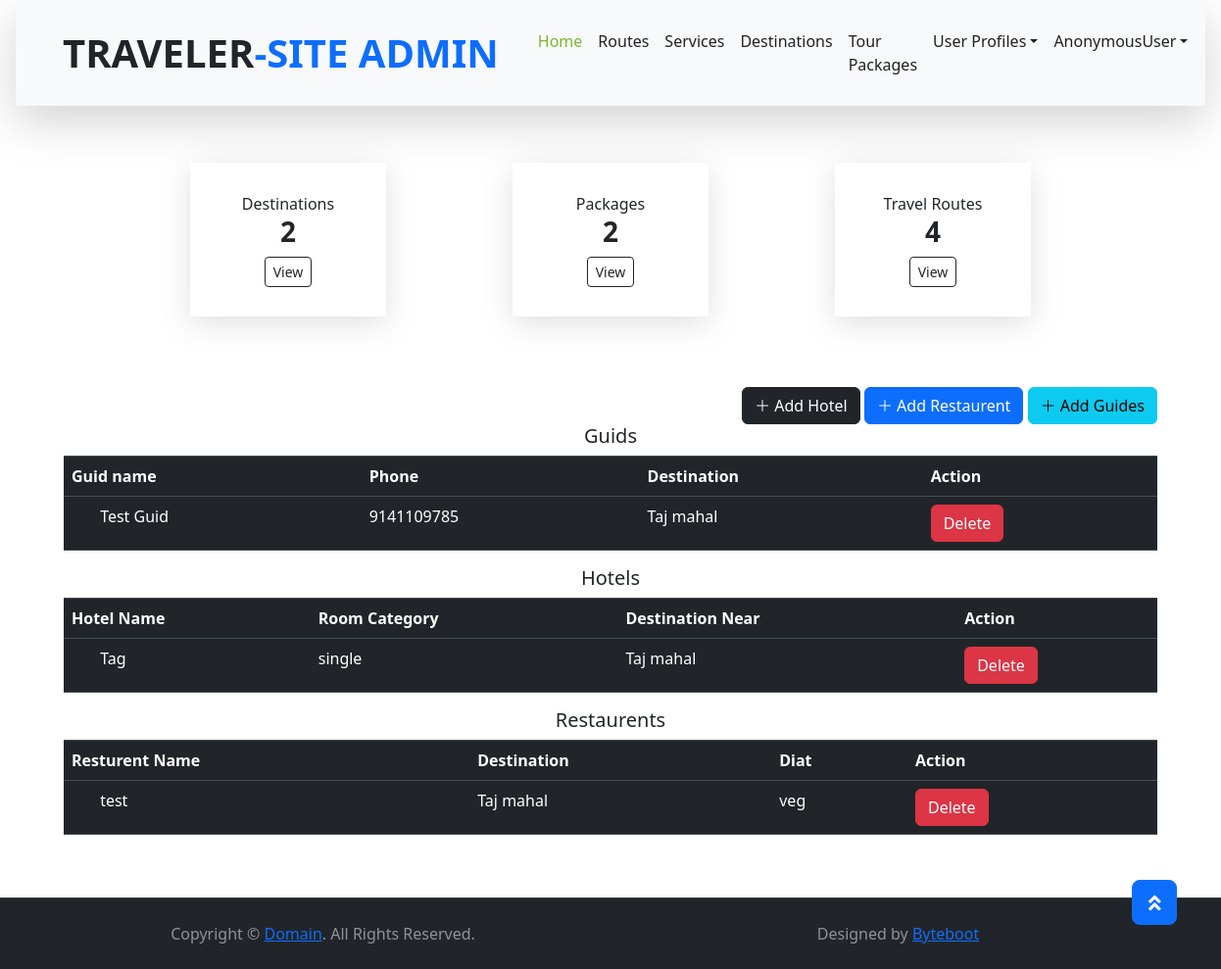
Page /destinations/Services on the committed database.
### Destinations/models.py (models this page shows)
class TourGuids(models.Model):
    Guid_Name = models.CharField(max_length=255)
    Address = models.CharField(max_length=255)
    Phone = models.IntegerField()
    Destination_Near = models.ForeignKey(Destination, on_delete=models.SET_NULL,null=True,blank=True)
    Service = models.CharField(max_length=1000)
    Guide_pic = models.FileField(upload_to="Guide_pic")

class Destination(models.Model):
    destination_name = models.CharField(max_length=255)
    key_words = models.CharField(max_length=255)
    image = models.FileField(upload_to="destination_image")
    place = models.CharField(max_length=255)
    district = models.CharField(max_length=255)
    contry = models.ForeignKey(Contry, on_delete=models.CASCADE)
    date = models.DateField(auto_now_add=True)
    attractions = models.CharField(max_length=1000)
    address = models.TextField(max_length=1000)
    postel_code = models.IntegerField()
    def __str__(self):
        return self.destination_name

class Hotels(models.Model):
    options = (("single","single"),("double","double"),("suite","suite"),("dormetory","dormetory"))
    Hotel_Name = models.CharField(max_length=255)
    Room_Category = models.CharField(max_length=255,choices=options)
    Address = models.CharField(max_length=255)
    Destination_Near = models.ForeignKey(Destination, on_delete=models.SET_NULL,null=True,blank=True)
    Aminities = models.CharField(max_length=255)
    Price = models.FloatField()
    Hotel_pic = models.FileField(upload_to="Rest_pic")
    availability = models.BooleanField(default=True)

class Restaurants(models.Model):
    Restaurants_Name = models.CharField(max_length=255)
    Address = models.CharField(max_length=255)
    Destination_Near = models.ForeignKey(Destination, on_delete=models.SET_NULL,null=True,blank=True)
    Diat_and_menu = models.CharField(max_length=1000)
    Restaurent_pic = models.FileField(upload_to="Rest_pic")

### Destinations/views.py (the view)
# urls.py: path("Services",views.Services,name="Services"),
def Services(request):
    form = GuideAddForm()
    form2 = HotelAddForm()
    form3 = RestaurentAddForm()
    desti = Destination.objects.all()
    paki = Packages.objects.all()
    jour = Journey.objects.all()
    guids = TourGuids.objects.all()
    rest = Restaurants.objects.all()
    hotel = Hotels.objects.all()
    context = {
        "form":form,
        "form2":form2,
        "form3":form3,
        "noofdesti":len(desti),
        "lenpaki":len(paki),
        "lenjour":len(jour),
        "guids":guids,
        "rest":rest,
        "hotel":hotel
    }
    return render(request, "services.html",context)

### templates/services.html (shortened to what this page needs)
{% extends "adminindex.html" %}
{% block content %}
<br>
<div class="container mb-5">
    <div class="row">
        <div class="col-md-12 text-right">
            <button class="btn btn-dark" data-bs-toggle="offcanvas" data-bs-target="#offcanvasRight1" aria-controls="offcanvasRight1"><i class="bi bi-plus-lg"></i> Add Hotel </button>
            <button class="btn btn-primary" data-bs-toggle="offcanvas" data-bs-target="#offcanvasRight2" aria-controls="offcanvasRight2"><i class="bi bi-plus-lg"></i> Add Restaurent </button>
            <button class="btn btn-info" data-bs-toggle="offcanvas" data-bs-target="#offcanvasRight" aria-controls="offcanvasRight"><i class="bi bi-plus-lg"></i> Add Guides </button>
        </div>
        <div class="col-md-12">
            <h5 class="text-center">Guids</h5>
            <div class="boxe">
                <table class="table table-dark table-stripped">
                    <tr>
                        <th>Guid name</th>
                        <th>Phone</th>
                        <th>Destination</th>
                        <th>Action</th>
                    </tr>
                    {% for dst in guids  %}
                    <tr>
                        <td>
                            &nbsp;&nbsp;&nbsp;&nbsp;&nbsp;&nbsp; {{dst.Guid_Name}}
                        </td>
                        <td>{{dst.Phone}}</td>
                        <td>{{dst.Destination_Near}}</td>
                        <td><a href="{%url 'DeleteGuide' dst.id %}" class="btn btn-danger">Delete</a></td>
                    </tr>
                    {% endfor %}
                </table>
            </div>
        </div>
        <div class="col-md-12">
            <h5 class="text-center">Hotels</h5>
            <div class="boxe">
                <table class="table table-dark table-stripped">
                    <tr>
                        <th>Hotel Name</th>
                        <th>Room Category</th>
                        <th>Destination Near</th>
                        <th>Action</th>
                    </tr>
                    {% for dst in hotel  %}
                    <tr>
                        <td>
                            &nbsp;&nbsp;&nbsp;&nbsp;&nbsp;&nbsp; {{dst.Hotel_Name}}
                        </td>
                        <td>{{dst.Room_Category}}</td>
                        <td>{{dst.Destination_Near}}</td>
                        <td><a href="{%url 'DeleteHotel' dst.id %}" class="btn btn-danger">Delete</a></td>
                    </tr>
                    {% endfor %}
                </table>
            </div>
        </div>
        <div class="col-md-12">
            <h5 class="text-center">Restaurents</h5>
            <div class="boxe">
                <table class="table table-dark table-stripped">
                    <tr>
                        <th>Resturent Name</th>
                        <th>Destination</th>
                        <th>Diat</th>
                        <th>Action</th>
                    </tr>
                    {% for dst in rest  %}
                    <tr>
                        <td>
                            &nbsp;&nbsp;&nbsp;&nbsp;&nbsp;&nbsp; {{dst.Restaurants_Name}}
                        </td>
                        <td>{{dst.Destination_Near}}</td>
                        <td>{{dst.Diat_and_menu}}</td>
                        <td><a href="{%url 'DeleteRestarent' dst.id %}" class="btn btn-danger">Delete</a></td>
                    </tr>
                    {% endfor %}
                </table>
            </div>
        </div>
    </div>
</div>
{% endblock%}

### rows in the picture
TourGuids: Guid_Name "Test Guid", Phone "9141109785", Destination_Near "Taj mahal"
Hotels: Hotel_Name "Tag", Room_Category "single", Destination_Near "Taj mahal"
Restaurants: Restaurants_Name "test", Destination_Near "Taj mahal", Diat_and_menu "veg"

### other values in the picture
{{ request.user }} "AnonymousUser"
{{ noofdesti }} "2"
{{ lenpaki }} "2"
{{ lenjour }} "4"
